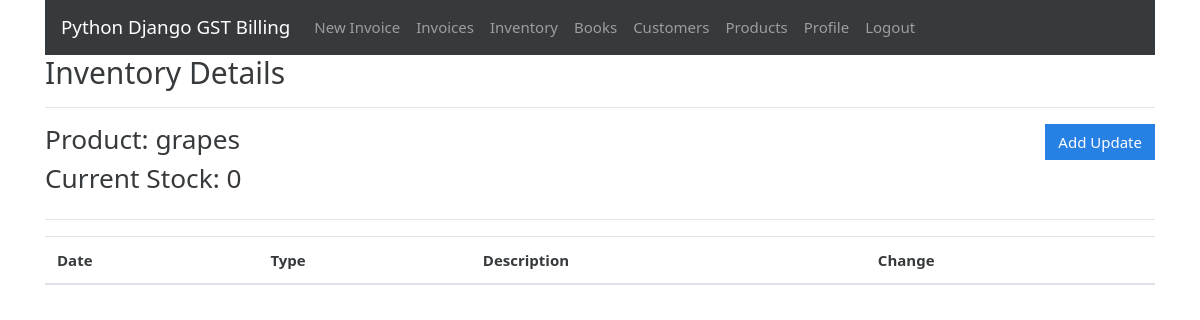
/inventory/17 (signed in), run on an earlier commit of the app's database.
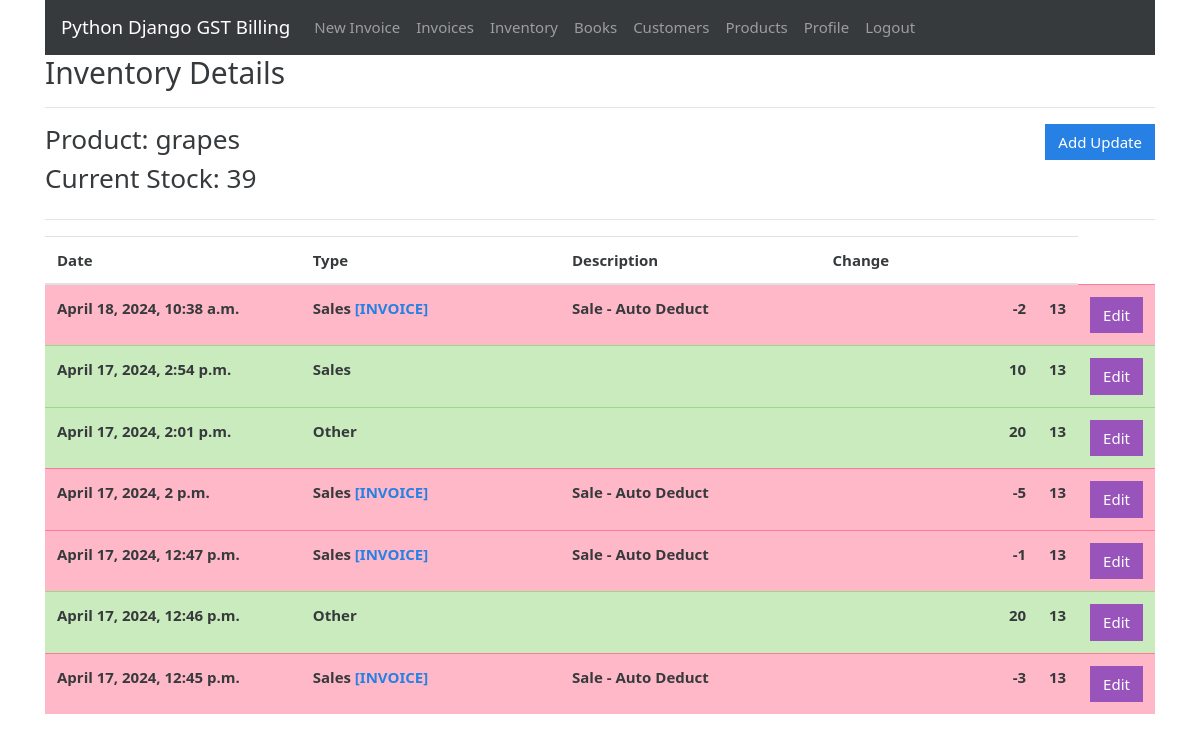
And on a later commit of the database.
### gstbillingapp/models.py (models this page shows, shortened)
class Inventory(models.Model):
    user = models.ForeignKey(User, null=True, blank=True, on_delete=models.SET_NULL)
    product = models.ForeignKey(Product, null=True, blank=True, on_delete=models.SET_NULL)
    current_stock = models.IntegerField(default=0)
    alert_level = models.IntegerField(default=0)
    last_log = models.ForeignKey(InventoryLog, null=True, blank=True, default=None, on_delete=models.SET_NULL)

class Product(models.Model):
    user = models.ForeignKey(User, null=True, blank=True, on_delete=models.SET_NULL)
    product_name = models.CharField(max_length=200)
    product_hsn = models.CharField(max_length=50, null=True, blank=True)
    product_unit = models.CharField(max_length=50)
    product_gst_percentage = models.FloatField()
    product_rate_with_gst = models.FloatField()
    def __str__(self):
        return str(self.product_name)

class InventoryLog(models.Model):
    user = models.ForeignKey(User, null=True, blank=True, on_delete=models.SET_NULL)
    product = models.ForeignKey(Product, null=True, blank=True, on_delete=models.SET_NULL)
    date = models.DateTimeField(default=datetime.now, blank=True, null=True)
    last_modified = models.DateTimeField(auto_now=True)
    change = models.IntegerField(default=0)
    CHANGE_TYPES = [
        (0, 'Other'),
        (1, 'Purchase'),
        (2, 'Production'),
        (4, 'Sales'),
    ]
    change_type = models.IntegerField(choices=CHANGE_TYPES, default=0)
    associated_invoice = models.ForeignKey(Invoice, blank=True, null=True, default=None, on_delete=models.SET_NULL)
    description = models.TextField(max_length=600, blank=True, null=True)

### gstbillingapp/views.py (the view)
# urls.py: path('inventory/<int:inventory_id>', views.inventory_logs, name='inventory_logs'),
@login_required
def inventory_logs(request, inventory_id):
    context = {}
    inventory = get_object_or_404(Inventory, id=inventory_id, user=request.user)
    inventory_logs = InventoryLog.objects.filter(user=request.user, product=inventory.product).order_by('-id')
    context['inventory'] = inventory
    context['inventory_logs'] = inventory_logs
    return render(request, 'gstbillingapp/inventory_logs.html', context)

### gstbillingapp/templates/gstbillingapp/inventory_logs.html (shortened to what this page needs)
{% extends "gstbillingapp/base.html" %}
{% load static %}
{% block content %}
<h2>Inventory Details</h2>
<hr>
<div class="row">
	<div class="col">
		<h3>Product: {{inventory.product}}</h3>
		<h3>Current Stock: {{inventory.current_stock}}</h3>
	</div>
	<div class="col">
		<a href="{% url 'inventory_logs_add' inventory.id %}" id="add_customer_btn"><button type="button" class="btn btn-primary">Add Update</button></a>
	</div>
</div>
<hr>
<table class="table table-hover font-weight-bold" id="inventory-logs-table">
	<thead>
		<tr>
			<th>Date</th>
			<th>Type</th>
			<th>Description</th>
			<th>Change</th>
		</tr>
	</thead>
	<tbody class="two-col-form">
		{% for item in inventory_logs %}
		<tr class="{% if item.change < 0 %}table-danger{% else %}table-success{%endif%}">
			<td>{{item.date}}</td>
			<td>{{item.get_change_type_display}} {% if item.associated_invoice %}<a href="{% url 'invoice_viewer' item.associated_invoice.id %}">[INVOICE]</a>{% endif %}</td>
			<td>{{item.description}}</td>
			<td class="text-right">{{item.change}} &emsp; {{inventory.product.product_unit}}</td>
			<td><a href="{% url 'invoice_edit' invoice_id=invoice.id %}" class="btn btn-info">Edit</a></td>
		{% endfor %}
	</tbody>
</table>
{% endblock %}

### gstbillingapp/templates/gstbillingapp/base.html (shortened to what this page needs)
{% load static %}
<!doctype html>
<html lang="en">
<head>
	<link rel="stylesheet" href="{% static "gstbillingapp/bootstrap-4.4.1-dist/css/bootstrap-cosmo.min.css" %}">
	<link rel="stylesheet" href="{% static "gstbillingapp/main.css" %}">
	<link rel="stylesheet" href="{% static "gstbillingapp/DataTables/jquery.dataTables.min.css" %}">
	<link rel="stylesheet" href="{% static "gstbillingapp/DataTables/dataTables.bootstrap4.min.css" %}">
</head>
<body>
	<div class="container">
		{% include "gstbillingapp/navbar.html" %}
		{% block content %}{% endblock %}
	</div>
</body>
</html>

### gstbillingapp/templates/gstbillingapp/navbar.html (shortened to what this page needs)
<nav class="navbar navbar-expand-lg navbar-dark bg-dark">
	<a class="navbar-brand" href="{% url 'landing_page' %}">Python Django GST Billing</a>
	<div class="collapse navbar-collapse" id="navbarSupportedContent">
		<ul class="navbar-nav mr-auto">
			{% if user.is_authenticated %}
			<li class="nav-item">
				<a class="nav-link" href="{% url 'invoice_create' %}">New Invoice <span class="sr-only">(current)</span></a>
			</li>
			<li class="nav-item">
				<a class="nav-link" href="{% url 'invoices' %}">Invoices</a>
			</li>
			<li class="nav-item">
				<a class="nav-link" href="{% url 'inventory' %}">Inventory</a>
			</li>
			<li class="nav-item">
				<a class="nav-link" href="{% url 'books' %}">Books</a>
			</li>
			<li class="nav-item">
				<a class="nav-link" href="{% url 'customers' %}">Customers</a>
			</li>
			<li class="nav-item">
				<a class="nav-link" href="{% url 'products' %}">Products</a>
			</li>
			<li class="nav-item">
				<a class="nav-link" href="{% url 'user_profile' %}">Profile</a>
			</li>
			<li class="nav-item">
				<a class="nav-link" href="{% url 'logout_view' %}?next=/">Logout</a>
			</li>
			{% endif %}
		</ul>
	</div>
</nav>

### gstbillingapp/static/gstbillingapp/main.css (style rules this page uses)
.two-col-form td, .two-col-form th { width: 25%; }
#add_customer_btn, #add_product_btn { float: right; }

What changed in the data, as far as the page shows it:
changed Inventory "grapes": current_stock "0" → "39"
added InventoryLog: date "April 18, 2024, 10:38 a.m.", change_type "Sales", shows "[INVOICE]", description "Sale - Auto Deduct", change "-2", {{ inventory.product.product_unit }} "13"
added InventoryLog: date "April 17, 2024, 2:54 p.m.", change_type "Sales", change "10", {{ inventory.product.product_unit }} "13"
added InventoryLog: date "April 17, 2024, 2:01 p.m.", change_type "Other", change "20", {{ inventory.product.product_unit }} "13"
added InventoryLog: date "April 17, 2024, 2 p.m.", change_type "Sales", shows "[INVOICE]", description "Sale - Auto Deduct", change "-5", {{ inventory.product.product_unit }} "13"
added InventoryLog: date "April 17, 2024, 12:47 p.m.", change_type "Sales", shows "[INVOICE]", description "Sale - Auto Deduct", change "-1", {{ inventory.product.product_unit }} "13"
added InventoryLog: date "April 17, 2024, 12:46 p.m.", change_type "Other", change "20", {{ inventory.product.product_unit }} "13"
added InventoryLog: date "April 17, 2024, 12:45 p.m.", change_type "Sales", shows "[INVOICE]", description "Sale - Auto Deduct", change "-3", {{ inventory.product.product_unit }} "13"
